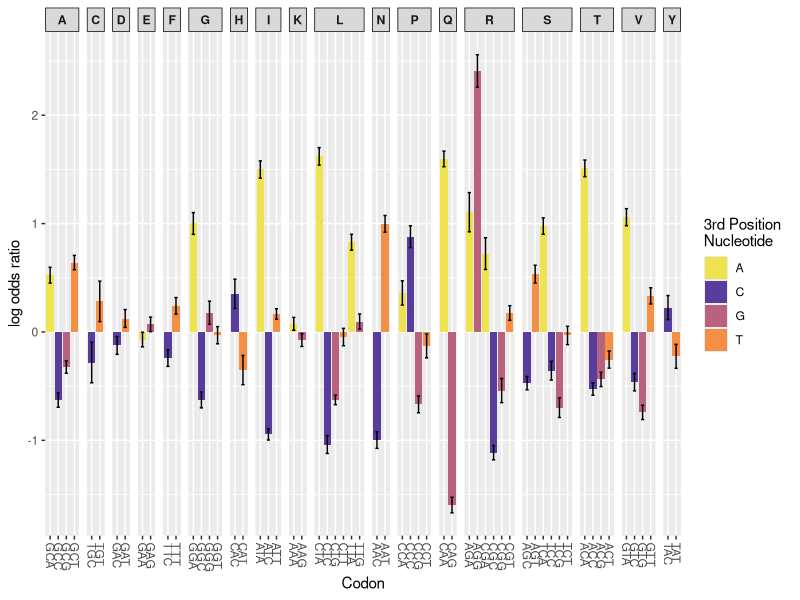

Recreate this plot in R.
library(ggplot2)

#Reading in the Prot.FCC log odds 
data = read.csv("ProtFCC_log_odds_results.csv", h = TRUE)

pdf("figure1.pdf", width = 10, height = 5) #Creating a blank PDF file
fig1 = ggplot(data, aes(x = Codon, y = Log_Odds)) + #Creating a ggplot with the log odds assigned to the Y axis and the codons on the X 
	geom_col(aes(fill = Last_base)) + #Adding bars that are coloured by the third base of the codon
	scale_fill_manual(values = c("#EFE350FF", "#593D9CFF", "#B8627DFF", "#F68F46FF")) + #assigning the bar colours to the 4 nucleotide 
	geom_errorbar(aes(ymin = Log_Odds - Std_Error, ymax = Log_Odds + Std_Error, width = 0.4), colour = "black") + #Adding error bars
	facet_grid(~Amino_acid, scales = "free_x", space = "free_x") + #Separating the codons by their respective amino acids 
	scale_x_discrete(guide = guide_axis(angle = -90)) + #Rotating x-axis labels 
	labs(x = "Codon", y = "log odds ratio", fill = "3rd Position \nNucleotide") + #Labelling axis 
	theme(strip.text.x = element_text(face = "bold"), strip.background = element_rect(color = "black")) #Making the amino acid labels bold and the outline of the box label black 
print(fig1)
dev.off()


